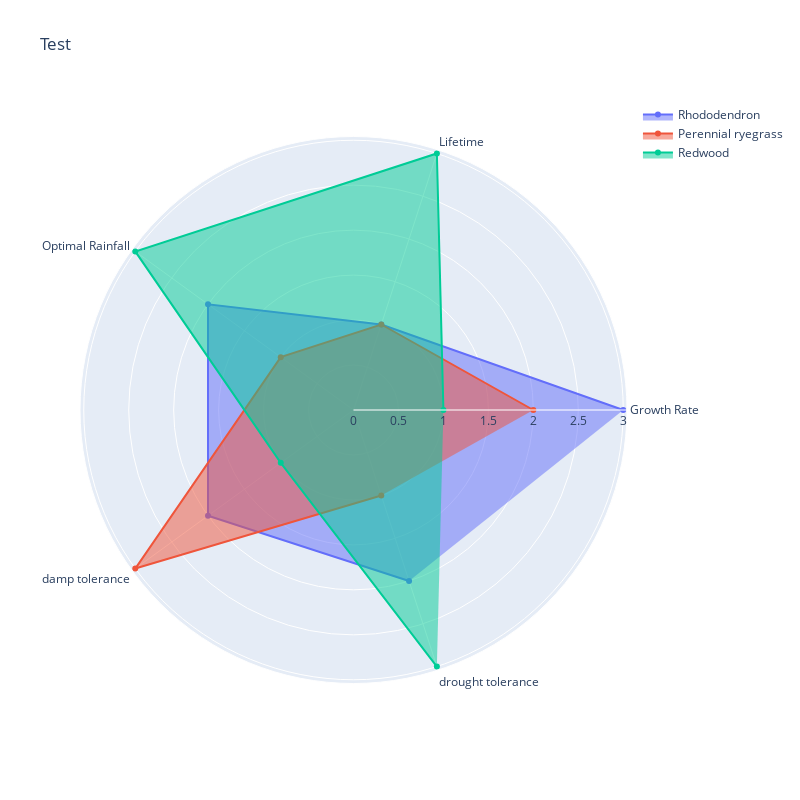

The cell this chart's notebook holds for it:
### Code cell
GrowthRate = [3, 2, 1]
Lifetime = [1, 1, 3]
OptimalRainfall = [2, 1, 3]
damp = [2, 3, 1]
drought=[2, 1, 3]

categories = ['Growth Rate', 'Lifetime', 'Optimal Rainfall', 'damp tolerance', 'drought tolerance']
dampspecies = ['Rhododendron', 'Perennial ryegrass', 'Redwood']
droughtspecies = ['Coastal Sage Scrub', 'Chaparral', 'Blue Grama', 'Desert Willow']
fig = go.Figure()
for i in range(3):
    fig.add_trace(go.Scatterpolar(
        r=[GrowthRate[i], Lifetime[i], OptimalRainfall[i], damp[i], drought[i]],
        theta=categories,
        fill='toself',
        name=dampspecies[i]
    ))

fig.update_layout(title='Test', width=800, height=800)

fig.show()

### Figure 1 — Plotly figure (JSON) as saved in the notebook; plotly's stock layout.template omitted (floating-point values rounded to 4 significant figures)
{"data": [{"fill": "toself", "name": "Rhododendron", "r": [3, 1, 2, 2, 2], "theta": ["Growth Rate", "Lifetime", "Optimal Rainfall", "damp tolerance", "drought tolerance"], "type": "scatterpolar"}, {"fill": "toself", "name": "Perennial ryegrass", "r": [2, 1, 1, 3, 1], "theta": ["Growth Rate", "Lifetime", "Optimal Rainfall", "damp tolerance", "drought tolerance"], "type": "scatterpolar"}, {"fill": "toself", "name": "Redwood", "r": [1, 3, 3, 1, 3], "theta": ["Growth Rate", "Lifetime", "Optimal Rainfall", "damp tolerance", "drought tolerance"], "type": "scatterpolar"}], "layout": {"height": 800, "title": {"text": "Test"}, "width": 800}}
